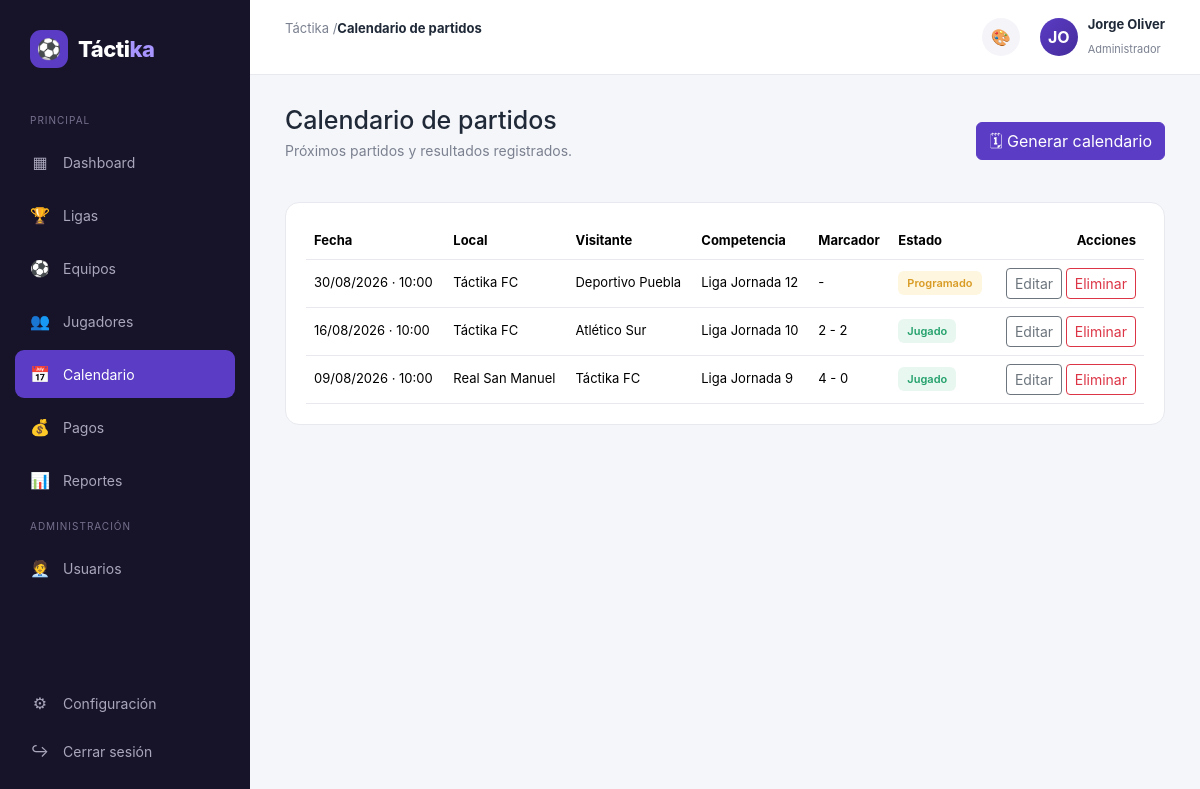
Page /public/partidos (signed in) on the committed database.
### tables this page shows
CREATE TABLE IF NOT EXISTS partidos (
    id INT AUTO_INCREMENT PRIMARY KEY,
    liga_id INT NULL,
    equipo_id INT NULL,
    rival VARCHAR(100) NOT NULL,
    fecha DATE NOT NULL,
    hora TIME NOT NULL,
    sede VARCHAR(150),
    tipo ENUM('local', 'visitante') NOT NULL DEFAULT 'local',
    competencia VARCHAR(100),
    jornada VARCHAR(50),
    goles_favor INT NULL,
    goles_contra INT NULL,
    estado ENUM('programado', 'jugado', 'cancelado') NOT NULL DEFAULT 'programado',
    created_at TIMESTAMP DEFAULT CURRENT_TIMESTAMP,
    FOREIGN KEY (liga_id) REFERENCES ligas(id) ON DELETE SET NULL,
    FOREIGN KEY (equipo_id) REFERENCES equipos(id) ON DELETE SET NULL
);

CREATE TABLE IF NOT EXISTS equipos (
    id INT AUTO_INCREMENT PRIMARY KEY,
    liga_id INT NULL,
    nombre VARCHAR(100) NOT NULL,
    categoria VARCHAR(50),
    temporada VARCHAR(20),
    escudo VARCHAR(255),
    fecha_ingreso DATE NULL,
    sede VARCHAR(150),
    representante_id INT NULL,
    dt_id INT NULL,
    created_at TIMESTAMP DEFAULT CURRENT_TIMESTAMP,
    FOREIGN KEY (liga_id) REFERENCES ligas(id) ON DELETE SET NULL,
    FOREIGN KEY (representante_id) REFERENCES staff(id) ON DELETE SET NULL,
    FOREIGN KEY (dt_id) REFERENCES staff(id) ON DELETE SET NULL
);

### app/controllers/PartidosController.php (called while the page is built, shortened)
<?php
class PartidosController extends Controller
{
    public function index(): void
    {
        $partidoModel = $this->model('Partido');
        $this->view('partidos/index', [
            'titulo' => 'Calendario de partidos',
            'activeMenu' => 'partidos',
            'partidos' => $partidoModel->todosOrdenados(),
        ]);
    }
}

### app/core/App.php (called while the page is built, shortened)
<?php
class App
{
    protected string $method = 'index';
    public function __construct()
    {
        $url = $this->parseUrl();
        if (!empty($url[0]) && file_exists(APP_PATH . '/controllers/' . ucfirst($url[0]) . 'Controller.php')) {
            unset($url[0]);
        }
        $controller = new $this->controllerName();
        $this->params = $url ? array_values($url) : [];
        call_user_func_array([$controller, $this->method], $this->params);
    }
    protected function parseUrl(): array
    {
        if (isset($_GET['url'])) {
            $url = rtrim($_GET['url'], '/');
            $url = filter_var($url, FILTER_SANITIZE_URL);
            return explode('/', $url);
        }
        return [];
    }
}

### public/index.php (called while the page is built, shortened)
<?php
new App();

### app/models/Partido.php (called while the page is built, shortened)
<?php
class Partido extends Model
{
    public function todosOrdenados(): array
    {
        $sql = "SELECT p.*, e.nombre AS equipo_nombre, e.escudo AS equipo_escudo
                FROM partidos p
                LEFT JOIN equipos e ON e.id = p.equipo_id
                ORDER BY p.fecha DESC, p.hora DESC";
        return $this->db->query($sql)->fetchAll();
    }
}

### app/views/partidos/index.php (the view, shortened to what this page needs)
<div class="welcome d-flex align-items-center justify-content-between">
    <div>
        <h1>Calendario de partidos</h1>
        <p>Próximos partidos y resultados registrados.</p>
    </div>
    <?php if ($this->tienePermiso('crear')): ?>
        <div class="d-flex gap-2">
            <a href="<?= BASE_URL ?>/partidos/generar" class="btn btn-primary">🗓 Generar calendario</a>
        </div>
    <?php endif; ?>
</div>
<div class="card">
    <div class="table-responsive">
        <table class="table">
            <thead>
                <tr>
                    <th>Fecha</th>
                    <th>Local</th>
                    <th>Visitante</th>
                    <th>Competencia</th>
                    <th>Marcador</th>
                    <th>Estado</th>
                    <th class="text-end">Acciones</th>
                </tr>
            </thead>
            <tbody>
                <?php if (!empty($partidos)): ?>
                    <?php foreach ($partidos as $p): ?>
                        <?php
                            $equipoNombre = $p['equipo_nombre'] ?? 'Sin equipo';
                            $local = $p['tipo'] === 'visitante' ? $p['rival'] : $equipoNombre;
                            $visitante = $p['tipo'] === 'visitante' ? $equipoNombre : $p['rival'];
                        ?>
                        <tr>
                            <td><?= date('d/m/Y', strtotime($p['fecha'])) ?> · <?= date('H:i', strtotime($p['hora'])) ?></td>
                            <td><?= htmlspecialchars($local) ?></td>
                            <td><?= htmlspecialchars($visitante) ?></td>
                            <td><?= htmlspecialchars($p['competencia'] ?? '-') ?> <?= htmlspecialchars($p['jornada'] ?? '') ?></td>
                            <td>
                                <?= $p['goles_favor'] !== null ? $p['goles_favor'] . ' - ' . $p['goles_contra'] : '-' ?>
                            </td>
                            <td><span class="badge-estado badge-<?= $p['estado'] ?>"><?= ucfirst($p['estado']) ?></span></td>
                            <td class="text-end">
                                <?php if ($this->tienePermiso('editar')): ?>
                                    <a href="<?= BASE_URL ?>/partidos/editar/<?= $p['id'] ?>" class="btn btn-sm btn-outline-secondary">Editar</a>
                                <?php endif; ?>
                                <?php if ($this->tienePermiso('eliminar')): ?>
                                    <a href="<?= BASE_URL ?>/partidos/eliminar/<?= $p['id'] ?>" class="btn btn-sm btn-outline-danger" data-confirm="¿Eliminar este partido?">Eliminar</a>
                                <?php endif; ?>
                            </td>
                        </tr>
                    <?php endforeach; ?>
                <?php else: ?>
                    <tr>
                        <td colspan="7" class="text-center text-muted py-4">No hay partidos registrados.</td>
                    </tr>
                <?php endif; ?>
            </tbody>
        </table>
    </div>
</div>

### public/css/style.css (style rules this page uses)
:root { --primary: #5b3cc4; --primary-dark: #452c9c; --primary-light: #eee9ff; --background: #f5f6fa; --surface: #ffffff; --text: #1f2937; --muted: #7b8190; --success: #22a06b; --success-bg: #e8f7f0; --danger: #dc4c4c; --danger-bg: #fdecec; --warning: #d89b24; --warning-bg: #fff6df; --border: #e8e9ef; --sidebar-width: 250px; }
* { margin: 0; padding: 0; box-sizing: border-box; }
body { font-family: Inter, Arial, sans-serif; background: var(--background); color: var(--text); }
a { text-decoration: none; }
.welcome { margin-bottom: 25px; }
.welcome h1 { font-size: 25px; margin-bottom: 5px; }
.welcome p { color: var(--muted); font-size: 14px; }
.card { background: var(--surface); border: 1px solid var(--border); border-radius: 14px; padding: 20px; }
.card table { margin-bottom: 0; }
.card .table > :not(caption) > * > * { border-bottom-color: var(--border); font-size: 13px; vertical-align: middle; }
.badge-estado { font-size: 11px; font-weight: 600; padding: 5px 9px; border-radius: 6px; }
.badge-activo, .badge-pagado, .badge-jugado { background: var(--success-bg); color: var(--success); }
.badge-pendiente, .badge-lesionado, .badge-programado { background: var(--warning-bg); color: var(--warning); }
.btn-primary { background: var(--primary); border-color: var(--primary); }

### rows in the picture
partidos: fecha "30/08/2026", hora "10:00", equipo.nombre "Táctika FC", rival "Deportivo Puebla", competencia "Liga", jornada "Jornada 12", estado "Programado"
partidos: fecha "16/08/2026", hora "10:00", equipo.nombre "Táctika FC", rival "Atlético Sur", competencia "Liga", jornada "Jornada 10", goles_favor "2", goles_contra "2", estado "Jugado"
partidos: fecha "09/08/2026", hora "10:00", rival "Real San Manuel", equipo.nombre "Táctika FC", competencia "Liga", jornada "Jornada 9", goles_favor "4", goles_contra "0", estado "Jugado"

### other values in the picture
APP_NAME "Táctika"
$titulo "Calendario de partidos"
substr($_SESSION['usuario_nombre'] ?? '', 0, 2) "JO"
$_SESSION['usuario_nombre'] "Jorge Oliver"
$_SESSION['usuario_rol'] "Administrador"
